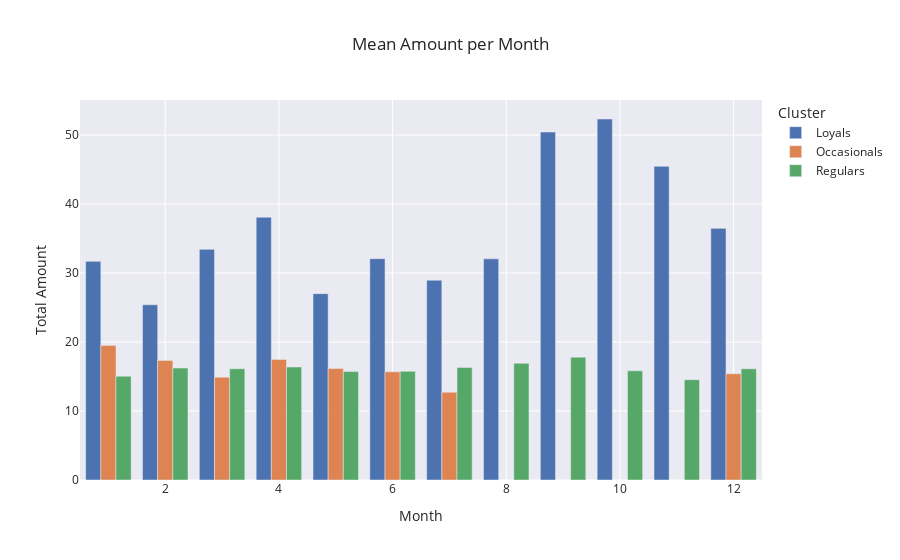

Source (notebook cell):
### Code cell
monthly = df.groupby(['Cluster', 'Month'])['Total Amount'].mean().reset_index()
fig = px.bar(monthly, x='Month', y='Total Amount', color='Cluster', template='seaborn', barmode='group', title='Mean Amount per Month')
fig.show()

### Figure 1 — Plotly figure (JSON) as saved in the notebook; plotly's stock layout.template omitted (floating-point values rounded to 4 significant figures)
{"data": [{"alignmentgroup": "True", "hovertemplate": "Cluster=Loyals<br>Month=%{x}<br>Total Amount=%{y}<extra></extra>", "legendgroup": "Loyals", "marker": {"color": "rgb(76,114,176)", "pattern": {"shape": ""}}, "name": "Loyals", "offsetgroup": "Loyals", "orientation": "v", "showlegend": true, "textposition": "auto", "type": "bar", "x": [1, 2, 3, 4, 5, 6, 7, 8, 9, 10, 11, 12], "xaxis": "x", "y": [31.68, 25.39, 33.42, 38.07, 27.0, 32.07, 28.94, 32.04, 50.42, 52.31, 45.45, 36.46], "yaxis": "y"}, {"alignmentgroup": "True", "hovertemplate": "Cluster=Occasionals<br>Month=%{x}<br>Total Amount=%{y}<extra></extra>", "legendgroup": "Occasionals", "marker": {"color": "rgb(221,132,82)", "pattern": {"shape": ""}}, "name": "Occasionals", "offsetgroup": "Occasionals", "orientation": "v", "showlegend": true, "textposition": "auto", "type": "bar", "x": [1, 2, 3, 4, 5, 6, 7, 8, 9, 10, 11, 12], "xaxis": "x", "y": [19.5, 17.33, 14.9, 17.47, 16.16, 15.68, 12.71, null, null, null, null, 15.4], "yaxis": "y"}, {"alignmentgroup": "True", "hovertemplate": "Cluster=Regulars<br>Month=%{x}<br>Total Amount=%{y}<extra></extra>", "legendgroup": "Regulars", "marker": {"color": "rgb(85,168,104)", "pattern": {"shape": ""}}, "name": "Regulars", "offsetgroup": "Regulars", "orientation": "v", "showlegend": true, "textposition": "auto", "type": "bar", "x": [1, 2, 3, 4, 5, 6, 7, 8, 9, 10, 11, 12], "xaxis": "x", "y": [15.04, 16.22, 16.12, 16.37, 15.71, 15.74, 16.31, 16.92, 17.8, 15.82, 14.54, 16.11], "yaxis": "y"}], "layout": {"barmode": "group", "legend": {"title": {"text": "Cluster"}, "tracegroupgap": 0}, "title": {"text": "Mean Amount per Month"}, "xaxis": {"anchor": "y", "domain": [0, 1], "title": {"text": "Month"}}, "yaxis": {"anchor": "x", "domain": [0, 1], "title": {"text": "Total Amount"}}}}
